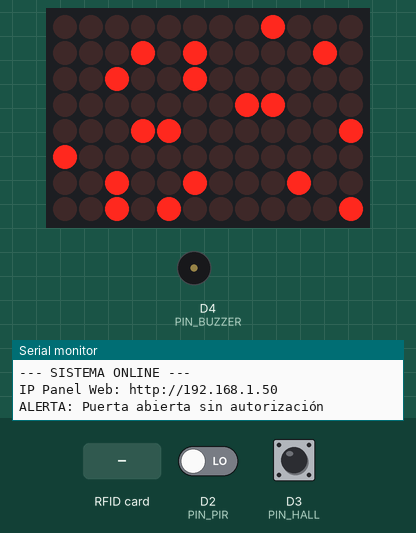
This sketch was run on a simulated Arduino Uno R4 WiFi. Parts: 12×8 LED matrix, buzzer (waves = sounding, pin HIGH), the last lines printed to the serial monitor. The inputs (shaded band) are chosen by the test bench; at power-on: D2 (PIN_PIR) LOW, D3 (PIN_HALL) HIGH. WiFi joins after 1.5 s; servers stay silent unless stated; network time is answered at once with the bench clock; the local clock reads 2024-03-15 10:24:30 at power-on unless the sketch sets it; not simulated (calls return 0 or success): arduino_secrets.h.

Above: at 2.39 s.
2.8 s: RFID card 5E 7A 19 C4 held to the reader
At 4.1 s:
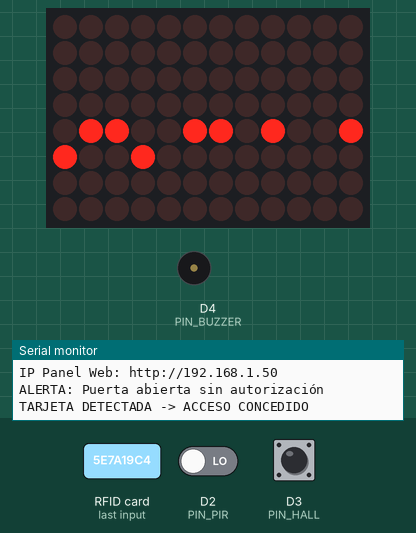
4.4 s: RFID card 5E 7A 19 C4 held to the reader
At 5.5 s:
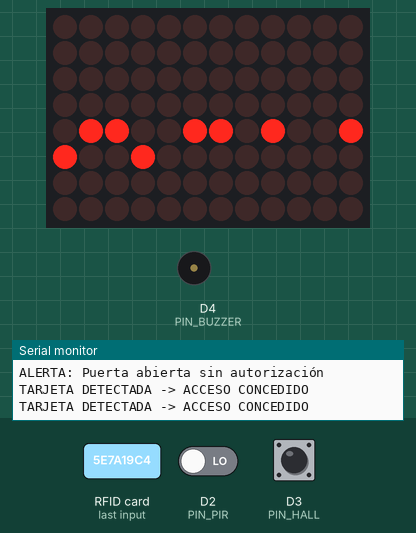
Timing chart, 0 to 7.4 s (numbered marks = the images above; inputs shaded):
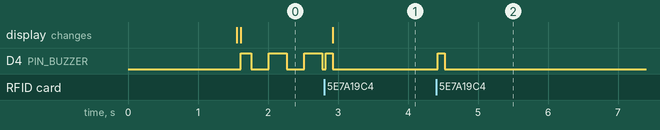

The sketch:

Residencia_IoT.ino
```cpp
#include "WiFiS3.h"
#include "RTC.h"
#include "NTPClient.h"
#include "WiFiUdp.h"
#include "Arduino_LED_Matrix.h"
#include <SPI.h>
#include <MFRC522.h>
#include "arduino_secrets.h"
#include "web_index.h"

// --- CONFIGURACIÓN DE PINES ---
// Sensores de entorno
const int PIN_PIR = 2;
const int PIN_HALL = 3;
const int PIN_BUZZER = 4;

// RFID (SPI Protocol)
#define SS_PIN 10
#define RST_PIN 9

// --- OBJETOS GLOBALES ---
WiFiServer server(80);
WiFiUDP ntpUDP;
NTPClient timeClient(ntpUDP, "pool.ntp.org", 3600); // GMT+1
ArduinoLEDMatrix matrix;
MFRC522 rfid(SS_PIN, RST_PIN);

// --- VARIABLES DE ESTADO ---
String eventLogs[10]; // Buffer circular para logs
int logIndex = 0;

bool lastHallState = false;  // Estado previo puerta
bool authorized = false;     // ¿Alguien pasó la tarjeta?
unsigned long authTimer = 0;
const unsigned long AUTH_TIMEOUT = 10000; // 10 segundos de acceso tras tarjeta

// --- ICONOS MATRIZ LED ---
const uint32_t icon_secure[] = { 0x182442, 0x818181, 0x422418 }; // Candado
const uint32_t icon_alert[]  = { 0x814224, 0x181818, 0x244281 }; // X grande
const uint32_t icon_unlock[] = { 0x0, 0x6699, 0x0 };             // Check pequeño

// --- SETUP ---
void setup() {
  Serial.begin(115200);

  // 1. Iniciar Hardware
  pinMode(PIN_PIR, INPUT);
  pinMode(PIN_HALL, INPUT_PULLUP); // LOW = Cerrado (Imán cerca), HIGH = Abierto
  pinMode(PIN_BUZZER, OUTPUT);
  matrix.begin();

  SPI.begin();
  rfid.PCD_Init();

  // 2. Conexión WiFi
  Serial.print("Conectando WiFi: "); Serial.println(SECRET_SSID);
  matrix.loadFrame(icon_alert); // Visualmente cargando...

  WiFi.begin(SECRET_SSID, SECRET_PASS);
  while (WiFi.status() != WL_CONNECTED) {
    delay(500);
    Serial.print(".");
  }

  // 3. Servicios Red
  server.begin();
  timeClient.begin();

  Serial.println("\n--- SISTEMA ONLINE ---");
  Serial.print("IP Panel Web: http://"); Serial.println(WiFi.localIP());

  matrix.loadFrame(icon_secure); // Sistema listo y asegurado
  addLog("Sistema Iniciado");
}

// --- LOOP PRINCIPAL ---
void loop() {
  timeClient.update();

  checkRFID();       // 1. ¿Hay tarjeta válida?
  checkSensors();    // 2. ¿Hay intrusión o puerta abierta?
  handleWebServer(); // 3. ¿Alguien mira la web?

  // Lógica de timeout para autorización
  if (authorized && (millis() - authTimer > AUTH_TIMEOUT)) {
    authorized = false;
    Serial.println("Tiempo de acceso expirado. Sistema Bloqueado.");
    addLog("Acceso Expirado");
    matrix.loadFrame(icon_secure);
  }
}

// --- FUNCIONES LÓGICAS ---

void checkRFID() {
  // Mirar si hay tarjeta nueva presente
  if (!rfid.PICC_IsNewCardPresent() || !rfid.PICC_ReadCardSerial()) {
    return;
  }

  // Si lee tarjeta (aquí podríamos validar UID específicos)
  authorized = true;
  authTimer = millis();

  // Feedback
  Serial.println("TARJETA DETECTADA -> ACCESO CONCEDIDO");
  addLog("Acceso Autorizado (RFID)");

  // Pitido corto
  digitalWrite(PIN_BUZZER, HIGH); delay(100); digitalWrite(PIN_BUZZER, LOW);

  // Visual
  matrix.loadFrame(icon_unlock);

  rfid.PICC_HaltA();
  rfid.PCD_StopCrypto1();
}

void checkSensors() {
  bool doorOpen = (digitalRead(PIN_HALL) == HIGH); // Sin imán
  bool motion = (digitalRead(PIN_PIR) == HIGH);

  // LOGICA DE ALARMA
  // Si la puerta se abre Y NO estamos autorizados -> ALARMA
  if (doorOpen && !authorized) {
    if (!lastHallState) { // Solo loguear al cambiar de estado
      addLog("ALERTA: Puerta Forzada");
      Serial.println("ALERTA: Puerta abierta sin autorización");
      matrix.loadFrame(icon_alert);
    }
    // Sonido intermitente (alarma)
    // Usamos millis para no bloquear el loop con delay()
    if (millis() % 500 < 250) digitalWrite(PIN_BUZZER, HIGH);
    else digitalWrite(PIN_BUZZER, LOW);

  } else if (doorOpen && authorized) {
    // Puerta abierta pero autorizado (Entrando/Saliendo)
    if (!lastHallState) addLog("Puerta abierta (Autorizada)");
    digitalWrite(PIN_BUZZER, LOW); // Silencio

  } else {
    // Puerta cerrada
    if (lastHallState) { // Si estaba abierta antes
       addLog("Puerta cerrada");
       if (!authorized) matrix.loadFrame(icon_secure); // Volver a candado si no hay auth
    }
    digitalWrite(PIN_BUZZER, LOW);
  }

  lastHallState = doorOpen;
}

// --- GESTIÓN WEB Y LOGS ---

void addLog(String msg) {
  String timestamp = timeClient.getFormattedTime();
  // Mover logs viejos
  for (int i = 9; i > 0; i--) {
    eventLogs[i] = eventLogs[i-1];
  }
  eventLogs[0] = timestamp + " - " + msg;
}

void handleWebServer() {
  WiFiClient client = server.available();
  if (client) {
    String currentLine = "";
    String request = "";
    while (client.connected()) {
      if (client.available()) {
        char c = client.read();
        request += c;
        if (c == '\n') {
          if (currentLine.length() == 0) {
            // Fin de cabeceras HTTP

            // RUTAS
            if (request.indexOf("GET /api/status") >= 0) {
              sendJSON(client);
            } else {
              // Servir Dashboard HTML
              client.println("HTTP/1.1 200 OK");
              client.println("Content-Type: text/html");
              client.println("Connection: close");
              client.println();

              // Enviar HTML desde PROGMEM
              int len = strlen_P(WEB_DASHBOARD);
              for (int k = 0; k < len; k++) {
                char myChar = pgm_read_byte_near(WEB_DASHBOARD + k);
                client.print(myChar);
              }
            }
            break;
          } else {
            currentLine = "";
          }
        } else if (c != '\r') {
          currentLine += c;
        }
      }
    }
    client.stop();
  }
}

void sendJSON(WiFiClient& client) {
  client.println("HTTP/1.1 200 OK");
  client.println("Content-Type: application/json");
  client.println("Connection: close");
  client.println();

  client.print("{");
  client.print("\"hall\":"); client.print(digitalRead(PIN_HALL));
  client.print(",\"pir\":"); client.print(digitalRead(PIN_PIR));
  client.print(",\"authorized\":"); client.print(authorized ? "true" : "false");
  client.print(",\"logs\":[");

  for(int i=0; i<10; i++) {
    if(eventLogs[i].length() > 0) {
      client.print("\"" + eventLogs[i] + "\"");
      if (i < 9 && eventLogs[i+1].length() > 0) client.print(",");
    }
  }
  client.print("]}");
}
```

web_index.h
```cpp
const char WEB_DASHBOARD[] PROGMEM = R"=====(
<!DOCTYPE html>
<html>
<head>
    <meta charset='UTF-8'><meta name='viewport' content='width=device-width, initial-scale=1'>
    <title>Monitor Residencia IoT</title>
    <style>
        body { font-family: 'Segoe UI', Tahoma, Geneva, Verdana, sans-serif; text-align: center; background: #e0e5ec; color: #444; margin: 0; padding: 20px; }
        h1 { color: #2c3e50; margin-bottom: 20px; }
        .grid { display: grid; grid-template-columns: repeat(auto-fit, minmax(250px, 1fr)); gap: 20px; max-width: 1000px; margin: 0 auto; }
        .card { background: white; padding: 20px; border-radius: 15px; box-shadow: 0 10px 20px rgba(0,0,0,0.05); transition: transform 0.2s; }
        .card:hover { transform: translateY(-5px); }
        .icon { font-size: 3rem; margin-bottom: 10px; display: block; }
        .status { font-size: 1.2rem; font-weight: bold; padding: 8px 15px; border-radius: 20px; display: inline-block; margin-top: 10px; }
        .status.ok { background: #d4edda; color: #155724; border: 1px solid #c3e6cb; }
        .status.alert { background: #f8d7da; color: #721c24; border: 1px solid #f5c6cb; }
        .status.auth { background: #cce5ff; color: #004085; border: 1px solid #b8daff; }

        #log_container { grid-column: 1 / -1; text-align: left; }
        #log { max-height: 250px; overflow-y: auto; background: #f8f9fa; padding: 15px; border-radius: 10px; border: 1px solid #ddd; font-family: monospace; font-size: 0.9rem; }
        .log-entry { padding: 5px 0; border-bottom: 1px solid #eee; }
        .log-entry:last-child { border-bottom: none; }
    </style>
</head>
<body>
    <h1>🏠 Panel de Control Residencia IoT</h1>

    <div class='grid'>
        <!-- Tarjeta Puerta -->
        <div class='card'>
            <span class='icon'>🚪</span>
            <h3>Puerta Principal</h3>
            <div id='hall_stat' class='status ok'>CERRADA</div>
        </div>

        <!-- Tarjeta Movimiento -->
        <div class='card'>
            <span class='icon'>🏃</span>
            <h3>Sensor Movimiento</h3>
            <div id='pir_stat' class='status ok'>INACTIVO</div>
        </div>

        <!-- Tarjeta Seguridad / RFID -->
        <div class='card'>
            <span class='icon'>🛡️</span>
            <h3>Sistema de Acceso</h3>
            <div id='auth_stat' class='status alert'>BLOQUEADO</div>
            <p style="font-size:0.8rem; margin-top:5px;">Requiere tarjeta RFID</p>
        </div>

        <!-- Historial -->
        <div class='card' id='log_container'>
            <h3>📋 Historial de Eventos</h3>
            <div id='log'>Cargando datos...</div>
        </div>
    </div>

    <script>
        function updateDashboard() {
            fetch('/api/status')
                .then(response => response.json())
                .then(data => {
                    // Actualizar Puerta
                    const hallEl = document.getElementById('hall_stat');
                    hallEl.innerText = data.hall ? "ABIERTA" : "CERRADA";
                    hallEl.className = data.hall ? "status alert" : "status ok";

                    // Actualizar PIR
                    const pirEl = document.getElementById('pir_stat');
                    pirEl.innerText = data.pir ? "DETECTADO" : "INACTIVO";
                    pirEl.className = data.pir ? "status alert" : "status ok";

                    // Actualizar Auth (RFID)
                    const authEl = document.getElementById('auth_stat');
                    if (data.authorized) {
                        authEl.innerText = "AUTORIZADO";
                        authEl.className = "status auth";
                    } else {
                        authEl.innerText = "BLOQUEADO";
                        authEl.className = "status alert";
                    }

                    // Actualizar Logs
                    let logHtml = "";
                    data.logs.forEach(entry => {
                        if(entry) logHtml += `<div class='log-entry'>${entry}</div>`;
                    });
                    document.getElementById('log').innerHTML = logHtml;
                })
                .catch(err => console.error('Error fetching data:', err));
        }

        // Actualizar cada 1 segundo
        setInterval(updateDashboard, 1000);
        updateDashboard(); // Primera carga inmediata
    </script>
</body>
</html>
)=====";
```

Measured:
- after the input at 2.8 s, the display: changes after 0.13 s (image 1)
- after the input at 4.4 s, D4 (PIN_BUZZER): LOW → HIGH at once, → LOW 0.10 s later
